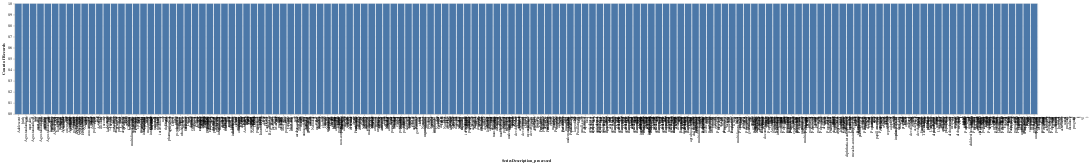

The notebook cell this image was saved under:
### Code cell
import altair as alt

# Create a bar chart with the series description processed on the x-axis and the count on the y-axis
chart = alt.Chart(new_df).mark_bar().encode(
    x='SeriesDescription_processed:N',
    y='count()',
)

# Show the chart
chart

### Figure 1 — Vega-Lite specification as saved in the notebook (floating-point values rounded to 4 significant figures; data arrays with more than 128 entries replaced by an {"elided": "..."} marker saying what was removed)
{"config": {"view": {"continuousWidth": 400, "continuousHeight": 300}}, "data": {"name": "data-483d8d2f08fcd2d466362ad07c89d5bc"}, "mark": "bar", "encoding": {"x": {"field": "SeriesDescription_processed", "type": "nominal"}, "y": {"aggregate": "count", "type": "quantitative"}}, "$schema": "https://vega.github.io/schema/vega-lite/v4.17.0.json", "datasets": {"data-483d8d2f08fcd2d466362ad07c89d5bc": {"elided": "139 records"}}}
